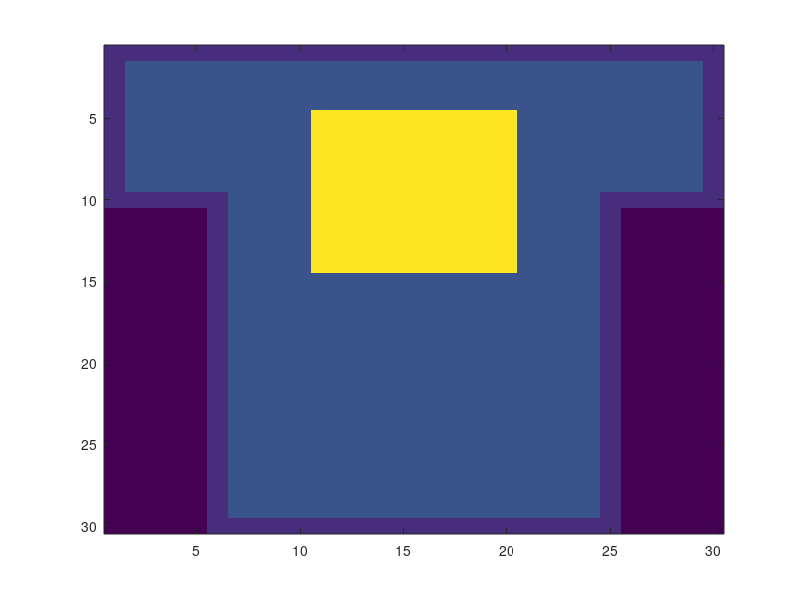

The MATLAB source for this figure: (Note: this script raises an error after producing the figure.)
a = 0.3;
b = 0.2;
c = 0.05;
d = 0.1;

T1 = 80;
T2 = 10;

matrix_in = [
    1 1 1 1 1 1 1 1 1 1 1 1 1 1 1 1 1 1 1 1 1 1 1 1 1 1 1 1 1 1;
    1 2 2 2 2 2 2 2 2 2 2 2 2 2 2 2 2 2 2 2 2 2 2 2 2 2 2 2 2 1;
    1 2 2 2 2 2 2 2 2 2 2 2 2 2 2 2 2 2 2 2 2 2 2 2 2 2 2 2 2 1;
    1 2 2 2 2 2 2 2 2 2 2 2 2 2 2 2 2 2 2 2 2 2 2 2 2 2 2 2 2 1;
    1 2 2 2 2 2 2 2 2 2 8 8 8 8 8 8 8 8 8 8 2 2 2 2 2 2 2 2 2 1;
    1 2 2 2 2 2 2 2 2 2 8 8 8 8 8 8 8 8 8 8 2 2 2 2 2 2 2 2 2 1;
    1 2 2 2 2 2 2 2 2 2 8 8 8 8 8 8 8 8 8 8 2 2 2 2 2 2 2 2 2 1;
    1 2 2 2 2 2 2 2 2 2 8 8 8 8 8 8 8 8 8 8 2 2 2 2 2 2 2 2 2 1;
    1 2 2 2 2 2 2 2 2 2 8 8 8 8 8 8 8 8 8 8 2 2 2 2 2 2 2 2 2 1;
    1 1 1 1 1 1 2 2 2 2 8 8 8 8 8 8 8 8 8 8 2 2 2 2 1 1 1 1 1 1;
    0 0 0 0 0 1 2 2 2 2 8 8 8 8 8 8 8 8 8 8 2 2 2 2 1 0 0 0 0 0;
    0 0 0 0 0 1 2 2 2 2 8 8 8 8 8 8 8 8 8 8 2 2 2 2 1 0 0 0 0 0;
    0 0 0 0 0 1 2 2 2 2 8 8 8 8 8 8 8 8 8 8 2 2 2 2 1 0 0 0 0 0;
    0 0 0 0 0 1 2 2 2 2 8 8 8 8 8 8 8 8 8 8 2 2 2 2 1 0 0 0 0 0;
    0 0 0 0 0 1 2 2 2 2 2 2 2 2 2 2 2 2 2 2 2 2 2 2 1 0 0 0 0 0;
    0 0 0 0 0 1 2 2 2 2 2 2 2 2 2 2 2 2 2 2 2 2 2 2 1 0 0 0 0 0;
    0 0 0 0 0 1 2 2 2 2 2 2 2 2 2 2 2 2 2 2 2 2 2 2 1 0 0 0 0 0;
    0 0 0 0 0 1 2 2 2 2 2 2 2 2 2 2 2 2 2 2 2 2 2 2 1 0 0 0 0 0;
    0 0 0 0 0 1 2 2 2 2 2 2 2 2 2 2 2 2 2 2 2 2 2 2 1 0 0 0 0 0;
    0 0 0 0 0 1 2 2 2 2 2 2 2 2 2 2 2 2 2 2 2 2 2 2 1 0 0 0 0 0;
    0 0 0 0 0 1 2 2 2 2 2 2 2 2 2 2 2 2 2 2 2 2 2 2 1 0 0 0 0 0;
    0 0 0 0 0 1 2 2 2 2 2 2 2 2 2 2 2 2 2 2 2 2 2 2 1 0 0 0 0 0;
    0 0 0 0 0 1 2 2 2 2 2 2 2 2 2 2 2 2 2 2 2 2 2 2 1 0 0 0 0 0;
    0 0 0 0 0 1 2 2 2 2 2 2 2 2 2 2 2 2 2 2 2 2 2 2 1 0 0 0 0 0;
    0 0 0 0 0 1 2 2 2 2 2 2 2 2 2 2 2 2 2 2 2 2 2 2 1 0 0 0 0 0;
    0 0 0 0 0 1 2 2 2 2 2 2 2 2 2 2 2 2 2 2 2 2 2 2 1 0 0 0 0 0;
    0 0 0 0 0 1 2 2 2 2 2 2 2 2 2 2 2 2 2 2 2 2 2 2 1 0 0 0 0 0;
    0 0 0 0 0 1 2 2 2 2 2 2 2 2 2 2 2 2 2 2 2 2 2 2 1 0 0 0 0 0;
    0 0 0 0 0 1 2 2 2 2 2 2 2 2 2 2 2 2 2 2 2 2 2 2 1 0 0 0 0 0;
    0 0 0 0 0 1 1 1 1 1 1 1 1 1 1 1 1 1 1 1 1 1 1 1 1 0 0 0 0 0;
];

imagesc(matrix_in);

matrix_out = zeros(30,30);

K = 58;
Cw = 450;
ro = 7860;
dx = A/30;
dy = A/30;

for dt = 1 : 0.1 : 100
    
    for i = 1 : 30
        for j = 1 : 30
            if matrix_in(i,j) == 0 
                matrix_out(i,j) = 0;
                continue;
            end
            if matrix_in(i,j) == 1
                matrix_out(i,j) = 10;
                continue;
            end
            if matrix_in(i,j) == 8
                matrix_out(i,j) = 80;
                continue;
            end

            matrix_out(i,j) = matrix_out(i,j) + ((K*dt)/(Cw*ro*(dx^2)))*(matrix_out(i+1,j)-2*matrix_out(i,j)+matrix_out(i-1,j));
            matrix_out(i,j) = matrix_out(i,j) + ((K*dt)/(Cw*ro*(dy^2)))*(matrix_out(i,j+1)-2*matrix_out(i,j)+matrix_out(i,j-1));
        end
    end
end

imagesc(matrix_out);